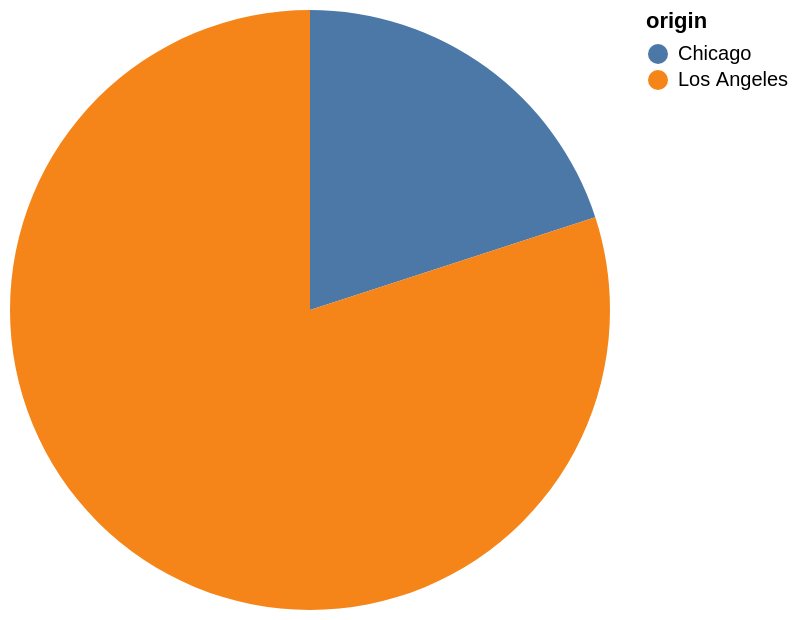

This figure's Vega-Lite source:
### Vega-Lite specification from a JSON file in a GitHub repository (floating-point values rounded to 4 significant figures)
{"data": {"values": [{"x_data": "Chicago", "y_data": 2}, {"x_data": "Los Angeles", "y_data": 8}]}, "mark": "arc", "encoding": {"theta": {"field": "y_data", "type": "quantitative", "title": "COUNT(origin)"}, "color": {"field": "x_data", "type": "nominal", "title": "origin"}}}
